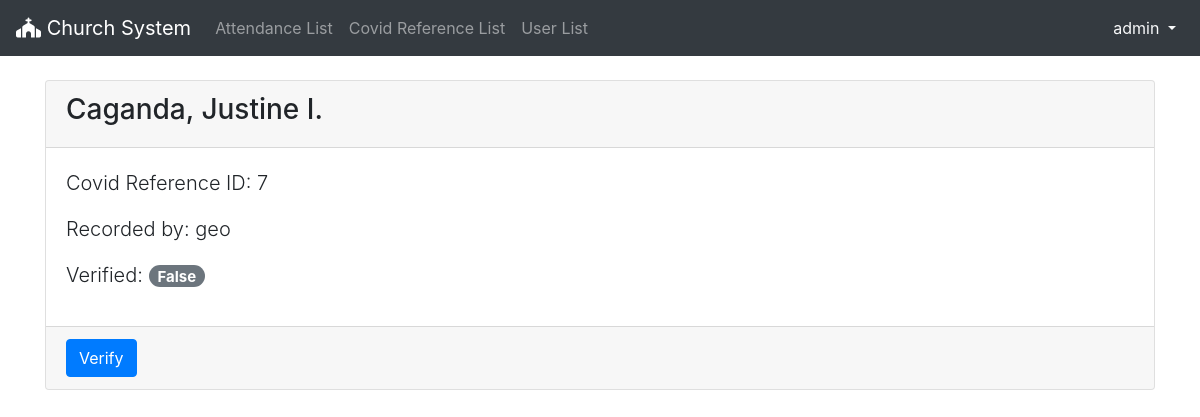
Before: /ref/4/ (signed in) with the older database file.
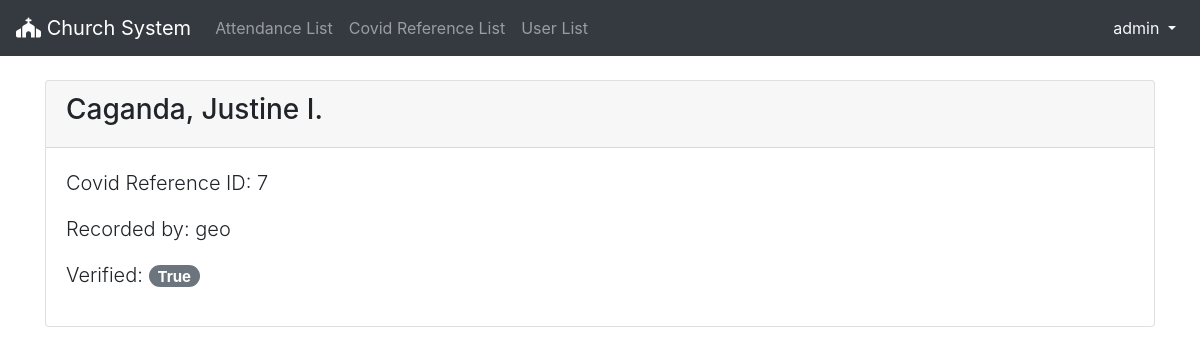
After: the same page with the newer database file.
### reference/models.py (models this page shows, shortened)
class CovidReference(models.Model):
    user = models.OneToOneField(User, on_delete=models.CASCADE, primary_key=True)
    staff_id = models.ForeignKey(Staff, on_delete=models.PROTECT)
    covid_reference_id = models.CharField(max_length=6)
    verified = models.BooleanField(default=False)

### user/models.py (models this page shows, shortened)
class User(models.Model):
    class Sex(models.TextChoices):
        MAN = 'M', ('Man')
        WOMAN = 'F', ('Woman')
    first_name = models.CharField(max_length=50)
    middle_name = models.CharField(max_length=50)
    last_name = models.CharField(max_length=50)
    birthdate = models.DateField()
    age = models.IntegerField()
    sex = models.CharField(max_length=1, choices=Sex.choices, null=True)
    profession = models.CharField(max_length=50)
    staff = models.ForeignKey(Staff, on_delete=models.PROTECT)
    def __str__(self):
        return f'{self.last_name}, {self.first_name} {self.middle_name[0]}.'

### staff/models.py (models this page shows)
class Staff(AbstractUser):
    class Sex(models.TextChoices):
        MAN = 'M', ('Man')
        WOMAN = 'F', ('Woman')
    sex = models.CharField('sex', max_length=1, choices=Sex.choices, null=True)
    def __str__(self):
        return f'{self.username}'

### reference/views.py (the view)
# urls.py: path('<int:pk>/', CovidReferenceDetailView.as_view(), name='ref_detail'),
class CovidReferenceDetailView(LoginRequiredMixin, DetailView):
    model = CovidReference
    template_name = 'ref_detail.html'
    context_object_name = 'ref'

### templates/ref_detail.html (shortened to what this page needs)
{% extends 'base.html' %}
{% load static %}
{% block content %}
    <div class="card mt-4">
        <div class="card-header">
            <span class="font-weight-bold d-block"><h3>{{ ref.user }}</h3></span>
        </div>
        <div class="card-body">
            <p class="lead">Covid Reference ID: {{ ref.covid_reference_id }}</p>
            <p class="lead">Recorded by: {{ ref.staff_id }}</p>
            <p class="lead">Verified: <span class="badge badge-pill badge-secondary">{{ ref.verified }}</span></p>
        </div>
        {% if not ref.verified %}
        <div class="card-footer d-inline-block" id="app">
            <button class="btn btn-primary" @click="verifyCovidReference">Verify</button>
        </div>
        {% endif %}
    </div>
{% endblock content %}

Changed rows visible on the page:
changed CovidReference "Caganda, Justine I.": verified "False" → "True"
Other visible differences:
text no longer shown: "Verify"
